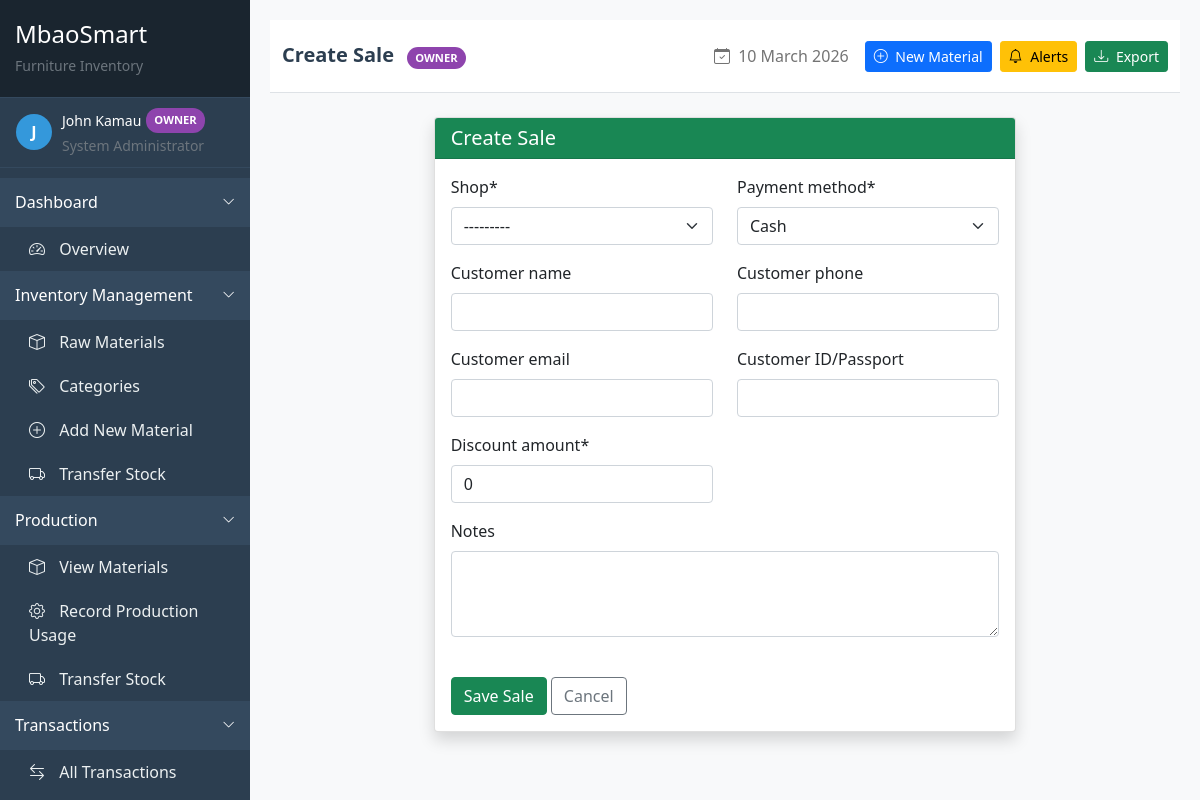
The page /sales/sales/create/ (signed in) on the database its author committed.
### accounts/models.py (models this page shows, shortened)
class User(AbstractUser):
    USER_ROLES = (
        ('owner', 'Owner'),
        ('store_manager', 'Store Manager'),
        ('production_manager', 'Production Manager'),
        ('supervisor', 'Supervisor'),
        ('accountant', 'Accountant'),
        ('fundi', 'Fundi/Worker'),
        ('sales_person', 'Sales Person'),
        ('shop_manager', 'Shop Manager'),
    )
    phone_regex = RegexValidator(
        regex=r'^\+?1?\d{9,15}$',
        message="Phone number must be entered in the format: '+254700123456'. Up to 15 digits allowed."
    )
    role = models.CharField(max_length=20, choices=USER_ROLES, default='fundi')
    phone_number = models.CharField(validators=[phone_regex], max_length=17, blank=True)
    address = models.TextField(blank=True)
    id_number = models.CharField(max_length=20, blank=True)
    kra_pin = models.CharField(max_length=20, blank=True)
    nhif_number = models.CharField(max_length=20, blank=True)
    nssf_number = models.CharField(max_length=20, blank=True)
    bank_name = models.CharField(max_length=100, blank=True)
    bank_account = models.CharField(max_length=50, blank=True)
    branch = models.CharField(max_length=100, blank=True)
    date_joined = models.DateField(auto_now_add=True)
    profile_picture = models.ImageField(upload_to='profile_pics/', blank=True)
    is_active = models.BooleanField(default=True)
    class Meta:
        ordering = ['-date_joined']

### sales/views.py (the view)
# urls.py: path('sales/create/', views.sale_create, name='sale_create'),
@permission_required('sales.add_sale')
def sale_create(request):
    if request.method == 'POST':
        form = SaleForm(request.POST)
        if form.is_valid():
            sale = form.save(commit=False)
            sale.sold_by = request.user
            sale.save()
            messages.success(request, f'Sale created successfully! Invoice: {sale.invoice_number}')
            return redirect('sales:sale_items', pk=sale.pk)
    else:
        form = SaleForm()
        if request.user.role in ['sales_person', 'shop_manager']:
            managed_shop = Shop.objects.filter(manager=request.user).first()
            if managed_shop:
                form.fields['shop'].initial = managed_shop
    return render(request, 'sales/sale_form.html', {'form': form, 'title': 'Create Sale'})

### sales/forms.py
class SaleForm(forms.ModelForm):
    class Meta:
        model = Sale
        fields = ['shop', 'customer_name', 'customer_phone', 'customer_email',
                  'customer_id', 'payment_method', 'discount_amount', 'notes']
        widgets = {
            'notes': forms.Textarea(attrs={'rows': 3}),
        }

### inventory/context_processors.py (called while the page is built)
def stock_alert_count(request):
    if request.user.is_authenticated:
        count = StockAlert.objects.filter(is_active=True).count()
        return {'stock_alert_count': count}
    return {'stock_alert_count': 0}

### sales/models.py (called while the page is built)
    def __str__(self):
        return f"{self.name} ({self.shop_code})"

### templates/sales/sale_form.html (shortened to what this page needs)
{% extends 'base/base.html' %}
{% load crispy_forms_tags %}
{% block page_title %}{{ title }}{% endblock %}
{% block content %}
<div class="row justify-content-center">
    <div class="col-md-8">
        <div class="card shadow">
            <div class="card-header bg-success text-white">
                <h5 class="mb-0"> {{ title }}</h5>
            </div>
            <div class="card-body">
                <form method="post" novalidate>
                    <div class="row">
                        <div class="col-md-6">
                            {{ form.shop|as_crispy_field }}
                        </div>
                        <div class="col-md-6">
                            {{ form.payment_method|as_crispy_field }}
                        </div>
                    </div>
                    <div class="row">
                        <div class="col-md-6">
                            {{ form.customer_name|as_crispy_field }}
                        </div>
                        <div class="col-md-6">
                            {{ form.customer_phone|as_crispy_field }}
                        </div>
                    </div>
                    <div class="row">
                        <div class="col-md-6">
                            {{ form.customer_email|as_crispy_field }}
                        </div>
                        <div class="col-md-6">
                            {{ form.customer_id|as_crispy_field }}
                        </div>
                    </div>
                    <div class="row">
                        <div class="col-md-6">
                            {{ form.discount_amount|as_crispy_field }}
                        </div>
                    </div>
                    <div class="row">
                        <div class="col-md-12">
                            {{ form.notes|as_crispy_field }}
                        </div>
                    </div>
                    <div class="mt-4">
                        <button type="submit" class="btn btn-success">
                             Save Sale
                        </button>
                        <a href="{% url 'sales:sale_list' %}" class="btn btn-outline-secondary">
                             Cancel
                        </a>
                    </div>
                </form>
            </div>
        </div>
    </div>
</div>
{% endblock %}

### templates/base/base.html (shortened to what this page needs)
<!DOCTYPE html>
<html lang="en">
<head>
    <link href="https://cdn.jsdelivr.net/npm/bootstrap@5.1.3/dist/css/bootstrap.min.css" rel="stylesheet">
    <link rel="stylesheet" href="https://cdn.jsdelivr.net/npm/bootstrap-icons@1.8.1/font/bootstrap-icons.css">
</head>
<body>
    <div class="sidebar" id="sidebarMenu">
        <div class="sidebar-header">
            <h4 class="text-white mb-1">MbaoSmart</h4>
            <small class="text-muted">Furniture Inventory</small>
        </div>
        <div class="sidebar-content">
            <div class="user-info px-3">
                <div class="d-flex align-items-center">
                    <div class="user-avatar">
                        {{ request.user.get_full_name|default:request.user.username|first|upper }}
                    </div>
                    <div>
                        <div class="text-white small d-flex align-items-center">
                            {{ request.user.get_full_name|default:request.user.username }}
                            <span class="role-badge {{ request.user.role }}">{{ request.user.get_role_display }}</span>
                        </div>
                        <small class="text-muted">
                            {% if request.user.role == 'owner' %}System Administrator
                            {% elif request.user.role == 'store_manager' %}Inventory Manager
                            {% elif request.user.role == 'production_manager' %}Production Manager
                            {% elif request.user.role == 'accountant' %}Financial Controller
                            {% elif request.user.role == 'fundi' %}Workshop Staff
                            {% else %}Staff Member{% endif %}
                        </small>
                    </div>
                </div>
            </div>
            <div class="menu-section {% if request.resolver_match.url_name == 'dashboard' %}active{% endif %}" data-toggle="dashboard-section">
                <span>Dashboard</span>
                <i class="bi bi-chevron-down toggle-icon"></i>
            </div>
            <div class="submenu" id="dashboard-section">
                <a class="menu-item {% if request.resolver_match.url_name == 'dashboard' %}active{% endif %}"
                   href="{% url 'inventory:dashboard' %}">
                    <div>
                        <i class="bi bi-speedometer2"></i> Overview
                    </div>
                </a>
            </div>
            {% if request.user.role == 'owner' or request.user.role == 'store_manager' %}
            <div class="menu-section" data-toggle="inventory-section">
                <span>Inventory Management</span>
                <i class="bi bi-chevron-down toggle-icon"></i>
            </div>
            <div class="submenu" id="inventory-section">
                <a class="menu-item {% if 'raw-material-list' in request.path %}active{% endif %}"
                   href="{% url 'inventory:raw_material_list' %}">
                    <div>
                        <i class="bi bi-box"></i> Raw Materials
                    </div>
                </a>
                <a class="menu-item {% if 'category-list' in request.path %}active{% endif %}"
                   href="{% url 'inventory:category_list' %}">
                    <div>
                        <i class="bi bi-tags"></i> Categories
                    </div>
                </a>
                <a class="menu-item {% if 'raw-material-create' in request.path %}active{% endif %}"
                   href="{% url 'inventory:raw_material_create' %}">
                    <div>
                        <i class="bi bi-plus-circle"></i> Add New Material
                    </div>
                </a>
                <a class="menu-item {% if 'transfer-stock' in request.path %}active{% endif %}"
                   href="{% url 'inventory:transfer_stock' %}">
                    <div>
                        <i class="bi bi-truck"></i> Transfer Stock
                    </div>
                </a>
            </div>
            {% endif %}
            {% if request.user.role == 'owner' or request.user.role == 'production_manager' %}
            <div class="menu-section" data-toggle="production-section">
                <span>Production</span>
                <i class="bi bi-chevron-down toggle-icon"></i>
            </div>
            <div class="submenu" id="production-section">
                <a class="menu-item {% if 'raw-material-list' in request.path %}active{% endif %}"
                   href="{% url 'inventory:raw_material_list' %}">
                    <div>
                        <i class="bi bi-box"></i> View Materials
                    </div>
                </a>
                <a class="menu-item {% if 'production-usage' in request.path %}active{% endif %}"
                   href="#">
                    <div>
                        <i class="bi bi-gear"></i> Record Production Usage
                    </div>
                </a>
                <a class="menu-item {% if 'transfer-stock' in request.path %}active{% endif %}"
                   href="{% url 'inventory:transfer_stock' %}">
                    <div>
                        <i class="bi bi-truck"></i> Transfer Stock
                    </div>
                </a>
            </div>
            {% endif %}
            {% if request.user.role == 'owner' or request.user.role == 'store_manager' or request.user.role == 'production_manager' %}
            <div class="menu-section" data-toggle="transactions-section">
                <span>Transactions</span>
                <i class="bi bi-chevron-down toggle-icon"></i>
            </div>
            <div class="submenu" id="transactions-section">
                <a class="menu-item {% if 'transaction-list' in request.path %}active{% endif %}"
                   href="{% url 'inventory:transaction_list' %}">
                    <div>
                        <i class="bi bi-arrow-left-right"></i> All Transactions
                    </div>
                </a>
                {% if request.user.role == 'owner' or request.user.role == 'store_manager' %}
                <a class="menu-item {% if 'transaction-create' in request.path %}active{% endif %}"
                   href="{% url 'inventory:transaction_create' %}">
                </a>
                {% endif %}
            </div>
            {% endif %}
        </div>
    </div>
    <div class="main-content" id="mainContent">
        <nav class="navbar navbar-expand-lg navbar-light bg-white border-bottom py-3 mb-4">
            <div class="container-fluid">
                <div class="navbar-nav me-auto">
                    <span class="navbar-brand mb-0 h1">
                        {% block page_title %}{% endblock %}
                        <span class="role-badge {{ request.user.role }} ms-2">{{ request.user.get_role_display }}</span>
                    </span>
                </div>
                <div class="d-flex align-items-center">
                    <span class="navbar-text me-3 d-none d-md-block">
                        <i class="bi bi-calendar-check me-1"></i> {% now "j F Y" %}
                    </span>
                    {% if request.user.role == 'owner' or request.user.role == 'store_manager' %}
                    <a href="{% url 'inventory:raw_material_create' %}" class="btn btn-primary btn-sm me-2">
                        <i class="bi bi-plus-circle me-1"></i> New Material
                    </a>
                    {% endif %}
                    {% if request.user.role == 'owner' or request.user.role == 'store_manager' %}
                    <a href="{% url 'inventory:stock_alerts' %}" class="btn btn-warning btn-sm me-2 position-relative">
                        <i class="bi bi-bell me-1"></i> Alerts
                    </a>
                    {% endif %}
                    {% if request.user.role == 'owner' or request.user.role == 'accountant' %}
                    <a href="{% url 'inventory:stock_report' %}?export=csv" class="btn btn-success btn-sm">
                        <i class="bi bi-download me-1"></i> Export
                    </a>
                    {% endif %}
                </div>
            </div>
        </nav>
        <div class="container-fluid">
            {% block content %}
            {% endblock %}
        </div>
    </div>
</body>
</html>

### templates/base/base.html (style rules this page uses)
:root { --primary-color: #2c3e50; --secondary-color: #3498db; --accent-color: #e74c3c; }
body { font-family: 'Segoe UI', Tahoma, Geneva, Verdana, sans-serif; background-color: #f8f9fa; }
.sidebar { background-color: var(--primary-color); min-height: 100vh; color: white; width: 250px; position: fixed; left: 0; top: 0; overflow-y: auto; display: flex; flex-direction: column; }
.sidebar-content { flex: 1; overflow-y: auto; }
.sidebar a { color: #ecf0f1; text-decoration: none; display: block; transition: all 0.3s ease; }
.sidebar-header { padding: 20px 15px; border-bottom: 1px solid #34495e; background-color: #1a252f; }
.role-badge { display: inline-block; padding: 4px 8px; border-radius: 12px; font-size: 0.7rem; font-weight: 600; text-transform: uppercase; margin-left: 5px; }
.role-badge.owner { background-color: #8e44ad; color: white; }
.menu-section { cursor: pointer; padding: 12px 15px; border-bottom: 1px solid #34495e; background-color: #34495e; display: flex; justify-content: space-between; align-items: center; user-select: none; }
.menu-section .toggle-icon { transition: transform 0.3s; font-size: 0.8rem; }
.submenu { background-color: #2c3e50; overflow: hidden; transition: max-height 0.3s ease-out; }
.menu-item { padding: 10px 15px 10px 25px; border-left: 4px solid transparent; display: flex; align-items: center; justify-content: space-between; }
.menu-item i { width: 20px; margin-right: 10px; text-align: center; }
.user-info { padding: 10px 0; border-bottom: 1px solid #34495e; margin-bottom: 10px; }
.user-avatar { width: 36px; height: 36px; border-radius: 50%; background-color: #3498db; display: flex; align-items: center; justify-content: center; font-weight: bold; font-size: 16px; margin-right: 10px; }
.main-content { margin-left: 250px; padding: 20px; min-height: 100vh; }
.navbar-brand { font-weight: bold; color: var(--primary-color) !important; }

### rows shown on the page
User: user.get_full_name|first "J", user.get_full_name "John Kamau", user.role "OWNER"

### other values the page prints
{{ title }} "Create Sale"
